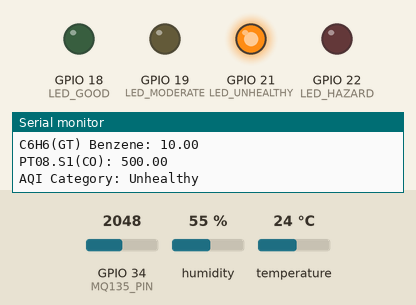
Simulated run of this sketch. Board: ESP32. Parts: output pins drawn as LEDs (lit = HIGH), the last lines printed to the serial monitor. The inputs (shaded band) are chosen by the test bench; at power-on: GPIO 34 (MQ135_PIN) = 2048, humidity 55 %, temperature 24 °C.

Above: at 3.8 s.
3.9 s: GPIO 34 (MQ135_PIN) set to 1683
7.8 s: GPIO 34 (MQ135_PIN) set to 1579
At 9.7 s:
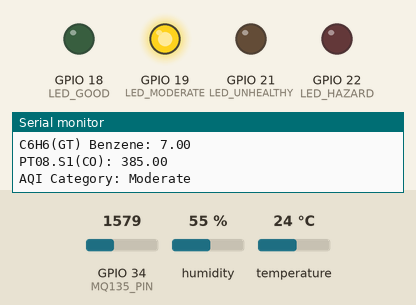
11.7 s: GPIO 34 (MQ135_PIN) set to 860
15.6 s: GPIO 34 (MQ135_PIN) set to 776
At 19.3 s:
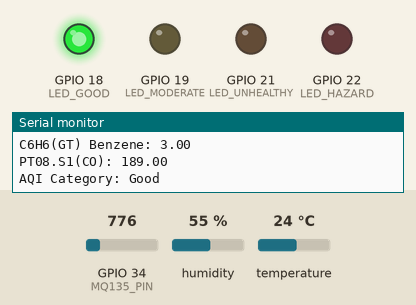
19.6 s: GPIO 34 (MQ135_PIN) set to 3603
At 22.3 s:
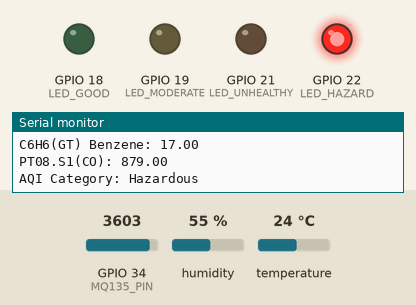
23.5 s: GPIO 34 (MQ135_PIN) set to 3036
27.4 s: GPIO 34 (MQ135_PIN) set to 2934
At 30.9 s:
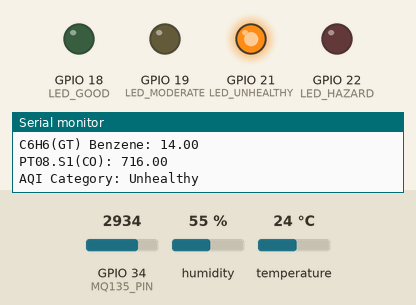
Timing chart, 0 to 32.4 s (numbered marks = the images above; inputs shaded):
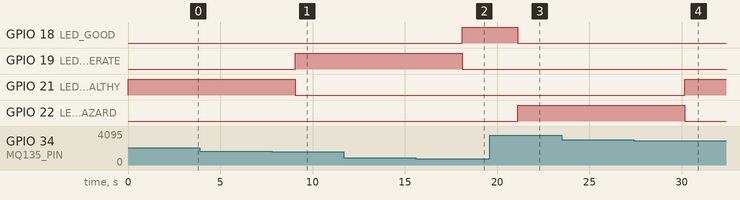

The sketch:

sketch.ino
```cpp
#include "DHT.h"

#define DHTPIN 15
#define DHTTYPE DHT22

#define MQ135_PIN 34

#define LED_GOOD 18
#define LED_MODERATE 19
#define LED_UNHEALTHY 21
#define LED_HAZARD 22

DHT dht(DHTPIN, DHTTYPE);

float CO, NOx, NO2, benzene, pt08;

String classifyAQI(float co) {

  if (co <= 2) return "Good";
  else if (co <= 5) return "Moderate";
  else if (co <= 10) return "Unhealthy";
  else return "Hazardous";
}

void setup() {

  Serial.begin(115200);

  dht.begin();

  pinMode(LED_GOOD, OUTPUT);
  pinMode(LED_MODERATE, OUTPUT);
  pinMode(LED_UNHEALTHY, OUTPUT);
  pinMode(LED_HAZARD, OUTPUT);

}

void loop() {

  float temp = dht.readTemperature();
  float hum = dht.readHumidity();

  int gas_raw = analogRead(MQ135_PIN);

  CO = map(gas_raw, 0, 4095, 0, 15);
  NOx = map(gas_raw, 0, 4095, 0, 200);
  NO2 = map(gas_raw, 0, 4095, 0, 100);
  benzene = map(gas_raw, 0, 4095, 0, 20);
  pt08 = map(gas_raw, 0, 4095, 0, 1000);

  String category = classifyAQI(CO);

  digitalWrite(LED_GOOD, LOW);
  digitalWrite(LED_MODERATE, LOW);
  digitalWrite(LED_UNHEALTHY, LOW);
  digitalWrite(LED_HAZARD, LOW);

  if (category == "Good") digitalWrite(LED_GOOD, HIGH);
  if (category == "Moderate") digitalWrite(LED_MODERATE, HIGH);
  if (category == "Unhealthy") digitalWrite(LED_UNHEALTHY, HIGH);
  if (category == "Hazardous") digitalWrite(LED_HAZARD, HIGH);

  Serial.println("Air Quality Data:");

  Serial.print("Temperature (T): ");
  Serial.println(temp);

  Serial.print("Humidity (RH): ");
  Serial.println(hum);

  Serial.print("CO(GT): ");
  Serial.println(CO);

  Serial.print("NOx(GT): ");
  Serial.println(NOx);

  Serial.print("NO2(GT): ");
  Serial.println(NO2);

  Serial.print("C6H6(GT) Benzene: ");
  Serial.println(benzene);

  Serial.print("PT08.S1(CO): ");
  Serial.println(pt08);

  Serial.print("AQI Category: ");
  Serial.println(category);

  delay(3000);
}
```

Measured:
- the behaviour switches between 1638 and 1637 on GPIO 34 (MQ135_PIN) (found by bisection; images 0 and 1)
- the behaviour switches between 819 and 818 on GPIO 34 (MQ135_PIN) (found by bisection; images 1 and 2)
- the behaviour switches between 3003 and 3002 on GPIO 34 (MQ135_PIN) (found by bisection; images 3 and 4)
- after the input at 7.8 s, GPIO 19 (LED_MODERATE): LOW → HIGH after 1.3 s; GPIO 21 (LED_UNHEALTHY): HIGH → LOW after 1.3 s
- after the input at 15.6 s, GPIO 18 (LED_GOOD): LOW → HIGH after 2.5 s; GPIO 19 (LED_MODERATE): HIGH → LOW after 2.5 s
- after the input at 19.6 s, GPIO 18 (LED_GOOD): HIGH → LOW after 1.5 s; GPIO 22 (LED_HAZARD): LOW → HIGH after 1.5 s
- after the input at 27.4 s, GPIO 21 (LED_UNHEALTHY): LOW → HIGH after 2.8 s; GPIO 22 (LED_HAZARD): HIGH → LOW after 2.8 s
